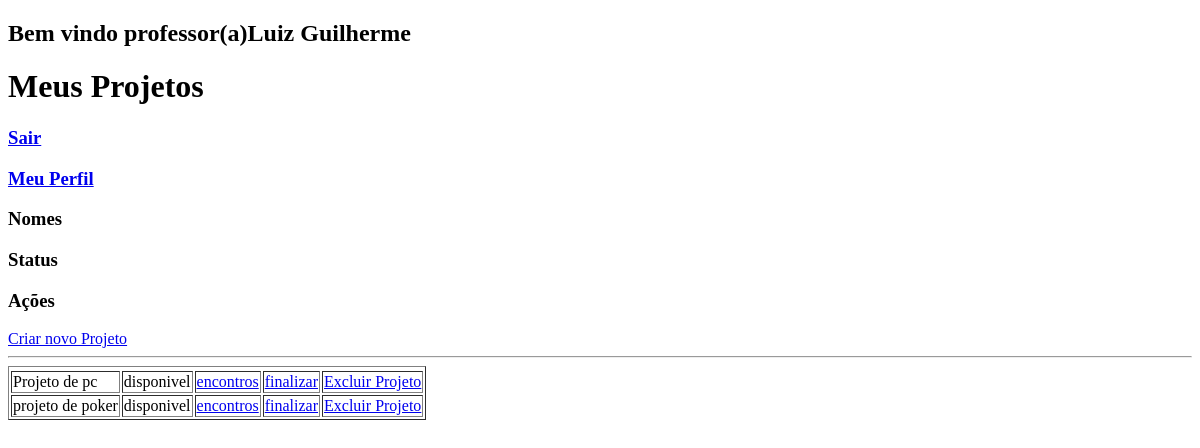
Page /login/professor/professor.php (signed in) on the earlier database version.
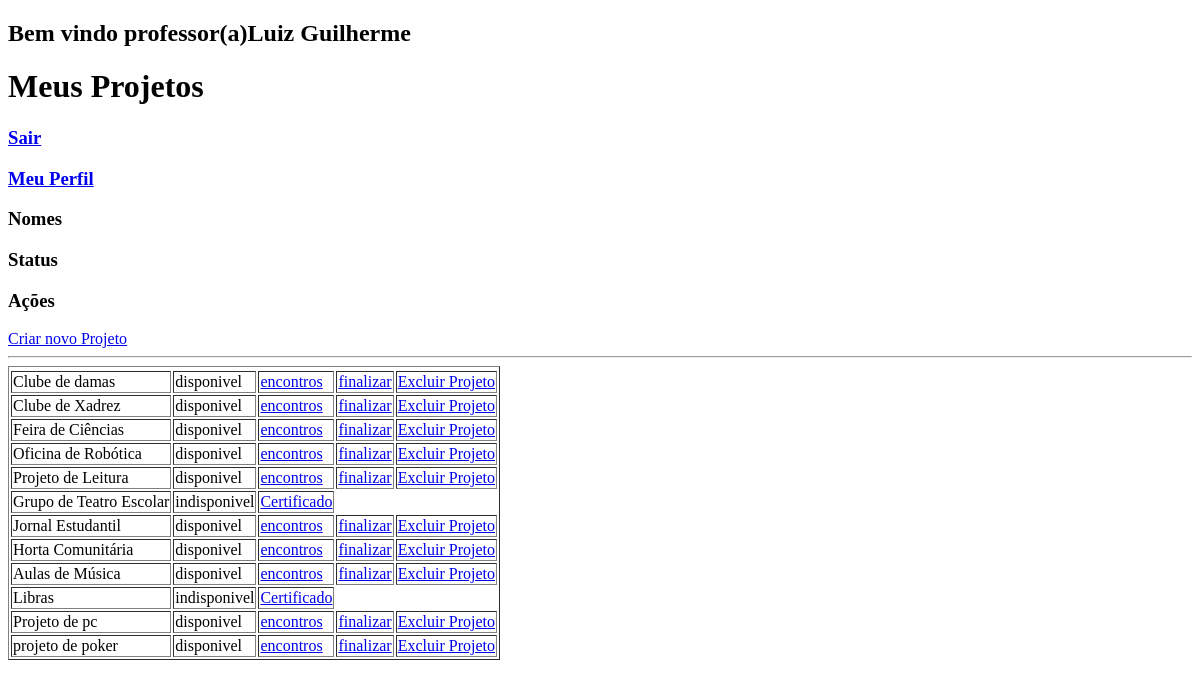
Same page on the later database version.
### tables this page shows
CREATE TABLE IF NOT EXISTS `projeto` (
  `id_projeto` int NOT NULL AUTO_INCREMENT,
  `nome_projeto` varchar(255) DEFAULT NULL,
  `situacao` varchar(255) NOT NULL,
  `fk_projeto_id_professor` int NOT NULL,
  PRIMARY KEY (`id_projeto`),
  KEY `fk_projeto_id_professor` (`fk_projeto_id_professor`)
);

### Crud/crud_projeto/listar.php (the view, shortened to what this page needs)
<?php
$conexao = conectar();
$sql = "SELECT * FROM projeto WHERE fk_projeto_id_professor =" . $_SESSION['usuario'][1];
$resultado = mysqli_query($conexao, $sql);
$quantidade_linha = $resultado->num_rows;
if ($quantidade_linha == 0) {
    echo "Você não tem projetos cadastrados!";
} else {
    echo '<table border=1>
<tr>
</tr>';
    while ($dados = mysqli_fetch_assoc($resultado)) {
        if ($dados['situacao'] == "disponivel") {
            echo '<tr>';
            echo '<td>' . $dados['nome_projeto'] . '</td>';
            echo '<td>' . $dados['situacao'] . '</td>';
            echo '<td> <a href="../../Crud/crud_encontro/listar.php?id_projeto=' . $dados['id_projeto'] . '">encontros</a> </td>';
            echo '<td> <a href="../../Crud/crud_projeto/finalizar.php?id_projeto=' . $dados['id_projeto'] . '">finalizar</a></td>';
            echo '<td> <a href="../../Crud/crud_projeto/excluir.php?id_projeto=' . $dados['id_projeto'] . '">Excluir Projeto</a></td>';
            echo '</tr>';
        }else{
            echo '<tr>';
            echo '<td>' . $dados['nome_projeto'] . '</td>';
            echo '<td>' . $dados['situacao'] . '</td>';
            echo '<td> <a href="../../certificado.php?id_projeto=' . $dados['id_projeto'] . '"> Certificado </a></td>';
            echo '</tr>';
        }
    }
    echo '</table>' . "<br>";
}

### Login/professor/professor.php (shortened to what this page needs)
<!DOCTYPE html>
<html lang="pt-br">
<head>
</head>
<body>
    <h2><?php
    echo "Bem vindo professor(a)" . $_SESSION['usuario'][0];
    ?></h2>
    <h1>Meus Projetos</h1>
    <h3><a href="../../index.php">Sair</a></h3>
    <h3><a href="../../Crud/crud_perfil/inicial.php">Meu Perfil</a></h3>
    <h3>Nomes</h3>
    <h3>Status</h3>
    <h3>Ações</h3>
    <a href="../../Crud/crud_projeto/formcad.php">Criar novo Projeto</a>
    <hr></hr>
    <?php
    require_once('../../Crud/crud_projeto/listar.php')
    ?>
</body>
</html>

Differences in the rows shown:
now on this page (row edited): projeto: nome_projeto "Clube de damas", situacao "disponivel"
now on this page (row edited): projeto: nome_projeto "Clube de Xadrez", situacao "disponivel"
now on this page (row edited): projeto: nome_projeto "Feira de Ciências", situacao "disponivel"
now on this page (row edited): projeto: nome_projeto "Oficina de Robótica", situacao "disponivel"
now on this page (row edited): projeto: nome_projeto "Projeto de Leitura", situacao "disponivel"
now on this page (row edited): projeto: nome_projeto "Grupo de Teatro Escolar", situacao "indisponivel"
now on this page (row edited): projeto: nome_projeto "Jornal Estudantil", situacao "disponivel"
now on this page (row edited): projeto: nome_projeto "Horta Comunitária", situacao "disponivel"
now on this page (row edited): projeto: nome_projeto "Aulas de Música", situacao "disponivel"
now on this page (row edited): projeto: nome_projeto "Libras", situacao "indisponivel"
